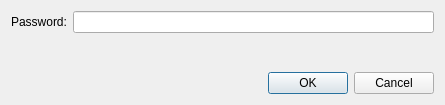
<?xml version="1.0" encoding="UTF-8"?>
<ui version="4.0">
 <class>Login</class>
 <widget class="QDialog" name="Login">
  <property name="geometry">
   <rect>
    <x>0</x>
    <y>0</y>
    <width>445</width>
    <height>105</height>
   </rect>
  </property>
  <property name="maximumSize">
   <size>
    <width>445</width>
    <height>105</height>
   </size>
  </property>
  <property name="windowTitle">
   <string>Dialog</string>
  </property>
  <layout class="QVBoxLayout" name="verticalLayout">
   <item>
    <layout class="QHBoxLayout" name="horizontalLayout">
     <item>
      <widget class="QLabel" name="label">
       <property name="text">
        <string>Password:</string>
       </property>
      </widget>
     </item>
     <item>
      <widget class="QLineEdit" name="lineEdit"/>
     </item>
    </layout>
   </item>
   <item>
    <spacer name="verticalSpacer">
     <property name="orientation">
      <enum>Qt::Vertical</enum>
     </property>
     <property name="sizeHint" stdset="0">
      <size>
       <width>20</width>
       <height>40</height>
      </size>
     </property>
    </spacer>
   </item>
   <item>
    <widget class="QDialogButtonBox" name="buttonBox">
     <property name="orientation">
      <enum>Qt::Horizontal</enum>
     </property>
     <property name="standardButtons">
      <set>QDialogButtonBox::Cancel|QDialogButtonBox::Ok</set>
     </property>
    </widget>
   </item>
  </layout>
 </widget>
 <resources/>
 <connections>
  <connection>
   <sender>buttonBox</sender>
   <signal>accepted()</signal>
   <receiver>Login</receiver>
   <slot>accept()</slot>
   <hints>
    <hint type="sourcelabel">
     <x>248</x>
     <y>254</y>
    </hint>
    <hint type="destinationlabel">
     <x>157</x>
     <y>274</y>
    </hint>
   </hints>
  </connection>
  <connection>
   <sender>buttonBox</sender>
   <signal>rejected()</signal>
   <receiver>Login</receiver>
   <slot>reject()</slot>
   <hints>
    <hint type="sourcelabel">
     <x>316</x>
     <y>260</y>
    </hint>
    <hint type="destinationlabel">
     <x>286</x>
     <y>274</y>
    </hint>
   </hints>
  </connection>
 </connections>
</ui>
